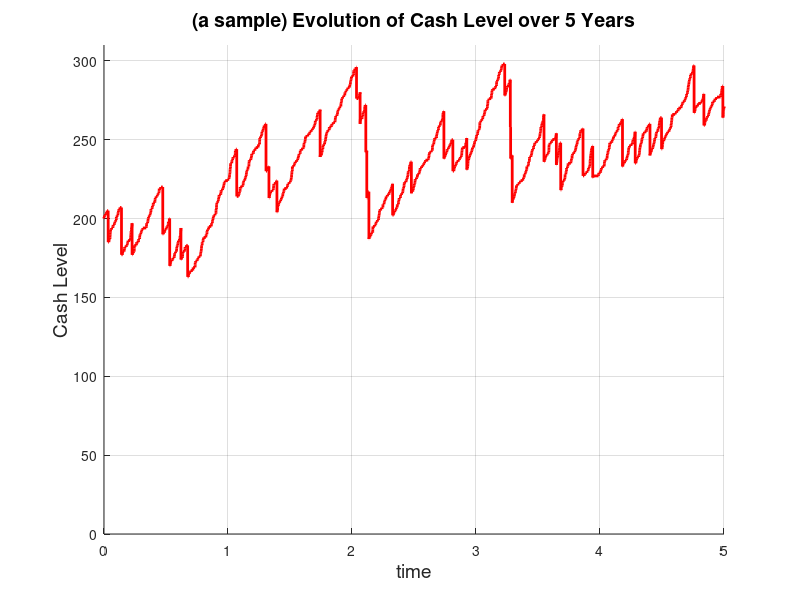

MATLAB code to generate this figure: (Note: this script raises an error after producing the figure.)
function hw8
E()
H()
I()
end


function [X,T]=cashflow1(X_0,lambda,alpha,beta,c,d,X_r,X_max,T_max)
 index=1;
 X(index)=X_0;
 T(index)=0;
 while T(index)<T_max
     x=X(index);
     if x==0 %only premium is possible
         tau=exprnd(1/lambda);
         T(index+1)=T(index)+tau;
         X(index+1)=x+1;
     elseif 0<x && x<c %premium, claim payed at X(t) not c
         tau=exprnd(1/(lambda+alpha));
         T(index+1)=T(index)+tau;
         u=rand;
                                   if u<(lambda/(lambda+alpha))
    X(index+1)=x+1;
else            % claim
    X(index+1)=0;
% premium
            end
elseif c<=x && x<X_r %premium, claim
    tau=exprnd(1/(lambda+alpha));
    T(index+1)=T(index)+tau;
    u=rand;
    if u<(lambda/(lambda+alpha))   %
        X(index+1)=x+1;
    else
              
          X(index+1)=x-c;
    end
elseif X_r<=x && x<X_max %premium, claim, dividend
    tau=exprnd(1/(lambda+alpha+beta));
    T(index+1)=T(index)+tau;
    u=rand;
    if u<(lambda/(lambda+alpha+beta))  % premium
        X(index+1)=X(index)+1;
    elseif u<((lambda+alpha)/(lambda+alpha+beta))  % claim
        X(index+1)=X(index)-c;
                            else    % dividend
            X(index+1)=X(index)-d;
        end
    elseif x==X_max % claim, dividend
        tau=exprnd(1/(alpha+beta));
        T(index+1)=T(index)+tau;
        u=rand;
        if u<(alpha/(lambda+alpha))
            X(index+1)=x-c;
        else          % dividend
            X(index+1)=x-d;
        end
    else
        disp('Out Of Range')
        break
end
    index=index+1;
end
end

function E()
clc; clear all; close all;
X_0=200;
N=200;
r=0.04;
lambda=N;
alpha=r*N;
beta=4;
X_r=200;
X_max=300;
T_max=5;
d=30;
c=20;
[X,t]=cashflow1(X_0,lambda,alpha,beta,c,d,X_r,X_max,T_max);
% Plotting the results
hold on
grid on
xlabel('time','Fontsize',14)
ylabel('Cash Level','Fontsize',14)
title('(a sample) Evolution of Cash Level over 5 Years','Fontsize',14)
axis([0 5 0 310])
stairs(t,X,'Linewidth',2,'Color','r');
end

function H()
R=Kolmogrov_F(lambda,alpha,beta,c,d,X_r,X_max);
 p0=zeros(X_max+1,1);
 p0(X_0+1,1)=1;
 T=0:0.25:5;
 figure
 hold on
 xlabel('X','Fontsize',14)
 ylabel('pmf','Fontsize',14)
 title('pmf of the states between 0 and 5 over quarterly intervals','Fontsize',14)
 axis([0 300 0 0.016])
 for t=T
     pmf=expm(R.*t)*p0;
     plot(0:X_max,pmf,'r')
 end
end
function [R]=Kolmogrov_F(lambda,alpha,beta,c,d,X_r,X_max)
 R=zeros(X_max+1); % initialization
 % Range A:
 R(1,1)=-lambda;
 R(1,2:c+1)=alpha;
 % Range B:
 for i=2:c
     R(i,i-1)=lambda;
     R(i,i+c)=alpha;
     R(i,i)=-(lambda+alpha);
end
 % Range C-1:
 for i=c+1:X_r-d
     R(i,i-1)=lambda;
     R(i,i+c)=alpha;
     R(i,i)=-(lambda+alpha);
end
 % Range C_2:
 for i=X_r-d+1:X_r
     R(i,i-1)=lambda;
     R(i,i+c)=alpha;
     R(i,i+d)=beta;
     R(i,i)=-(lambda+alpha);
end
 % Range D_1:
 for i=X_r+1:X_max-d+1
     R(i,i-1)=lambda;
     R(i,i+c)=alpha;
     R(i,i+d)=beta;
     R(i,i)=-(lambda+alpha+beta);
end
 % Range D_2:
 for i=X_max-d+2:X_max-c+1
     R(i,i-1)=lambda;
     R(i,i+c)=alpha;
     R(i,i)=-(lambda+alpha+beta);
end
 % Range D_3:
 for i=X_max-c+2:X_max
     R(i,i-1)=lambda;
     R(i,i)=-(lambda+alpha+beta);
 end
 % Range E:
 R(X_max+1, X_max)=lambda;
 R(X_max+1, X_max+1)=-(alpha+beta);
end

function I()
R=Kolmogrov_F(lambda,alpha,beta,c,d,X_r,X_max);
p0=zeros(X_max+1,1);
p0(X_0+1,1)=1;
T=0.25:0.25:5;
prob=zeros(20,1);
figure
hold on
xlabel('time (years)','Fontsize',18)
ylabel('Prob. of dividend','Fontsize',18)
axis([0 5 0.2 0.30])
for t=T
        pmf=expm(R.*t)*p0;
        prob(t/0.25) = sum(pmf(201:end))*0.64;
end
set(gca, 'fontsize', 16)
stairs(T,prob,'Linewidth',2,'Color','r');
grid on
end